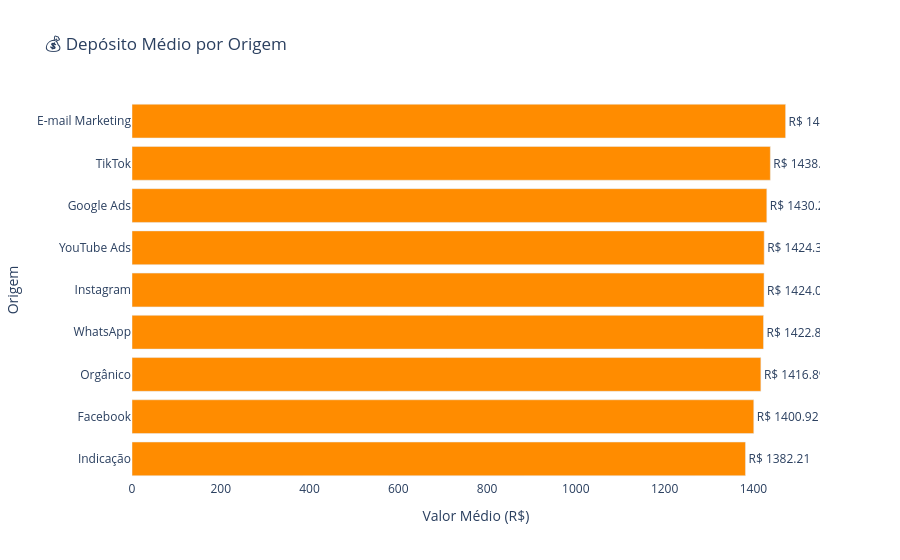

The notebook cell saved with this chart:
### Markdown cell above
## 💰 Valor Médio de Depósito por Plataforma

### Code cell
# Calcula depósito médio por origem (apenas leads convertidos)
deposito_medio = (
    df[df['valor_deposito'] > 0]
    .groupby('origem')['valor_deposito']
    .mean()
    .sort_values()
    .reset_index()
)

# Gráfico interativo com Plotly


fig_deposito = px.bar(
    deposito_medio,
    x='valor_deposito',
    y='origem',
    orientation='h',
    text='valor_deposito',
    title='💰 Depósito Médio por Origem',
    labels={'valor_deposito': 'Depósito Médio (R$)', 'origem': 'Origem'}
)

fig_deposito.update_traces(
    marker_color='darkorange',
    texttemplate='R$ %{text:.2f}',
    textposition='outside'
)

fig_deposito.update_layout(
    xaxis_title='Valor Médio (R$)',
    yaxis_title='Origem',
    plot_bgcolor='rgba(0,0,0,0)',
    paper_bgcolor='white'
)

fig_deposito.show()

### Figure 1 — Plotly figure (JSON) as saved in the notebook; plotly's stock layout.template omitted (floating-point values rounded to 4 significant figures)
{"data": [{"hovertemplate": "Depósito Médio (R$)=%{text}<br>Origem=%{y}<extra></extra>", "legendgroup": "", "marker": {"color": "darkorange", "pattern": {"shape": ""}}, "name": "", "orientation": "h", "showlegend": false, "text": [1382.0, 1401.0, 1417.0, 1423.0, 1424.0, 1424.0, 1430.0, 1438.0, 1473.0], "textposition": "outside", "texttemplate": "R$ %{text:.2f}", "type": "bar", "x": [1382.0, 1401.0, 1417.0, 1423.0, 1424.0, 1424.0, 1430.0, 1438.0, 1473.0], "xaxis": "x", "y": ["Indicação", "Facebook", "Orgânico", "WhatsApp", "Instagram", "YouTube Ads", "Google Ads", "TikTok", "E-mail Marketing"], "yaxis": "y"}], "layout": {"barmode": "relative", "legend": {"tracegroupgap": 0}, "paper_bgcolor": "white", "plot_bgcolor": "rgba(0,0,0,0)", "title": {"text": "💰 Depósito Médio por Origem"}, "xaxis": {"anchor": "y", "domain": [0, 1], "title": {"text": "Valor Médio (R$)"}}, "yaxis": {"anchor": "x", "domain": [0, 1], "title": {"text": "Origem"}}}}
